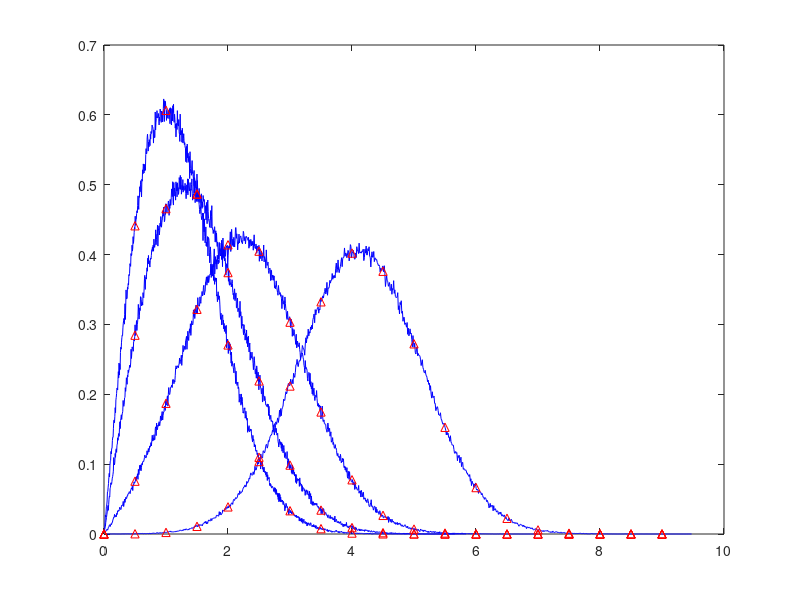

Source code (MATLAB):
clear all
close all
N=10^6;
sigma=1;
 s=[0 1 2 4];
%s=[0];
plotstyle={'b-''r-''k-''g-'};
for i=1:length(s)
X=s(i)+sigma*randn(1,N);
Y=0+sigma*randn(1,N);
Z=X+1i*Y;
[val,bin]=hist(abs(Z),1000);
plot(bin,val/trapz(bin,val),'b-');
hold on;
end
% theoritical PDF
 for i=1:length(s)
    x=s(i);
    m1=sqrt(x);
    m2=sqrt(x*(x-1));
    r=0:0.5:9;
    ss=sqrt(m1^2+m2^2);
    x=r.*ss/(sigma^2);
    f=r./(sigma^2).*exp(-((r.^2+ss^2)./(2*sigma^2))).*besseli(0,x);
    plot(r,f,'r^');
    legendinfo{i}=['s=num2str(s(i))'];
    hold on;
end
% legend(legendinfo);